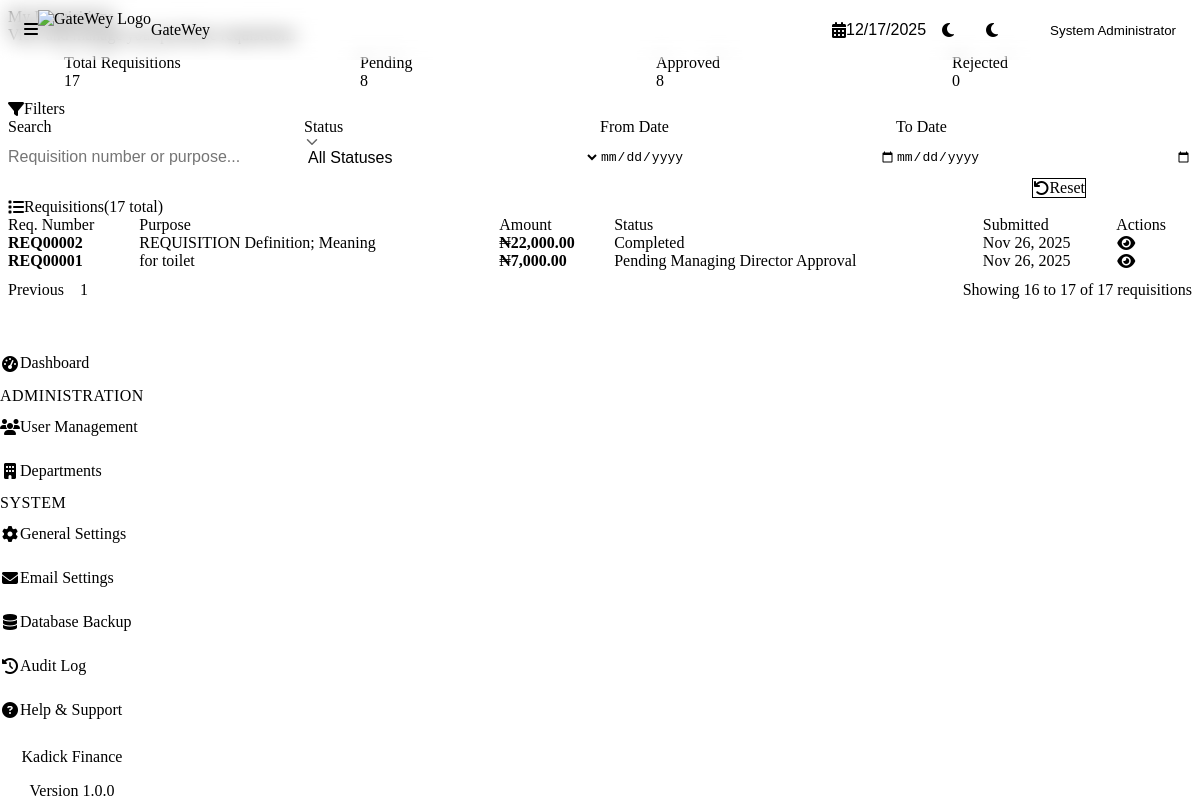
The app's page /requisitions/list.php?page=2 (signed in), older data.
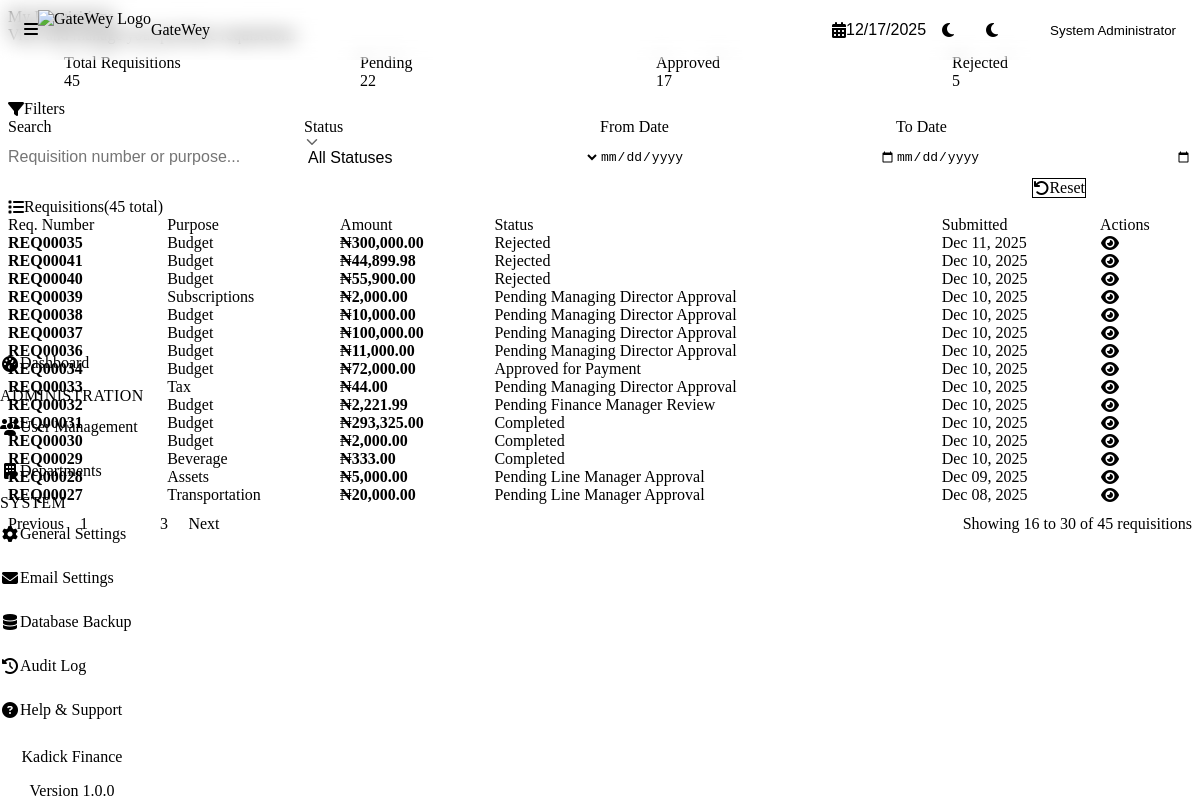
The same page, newer data.
### tables this page shows
CREATE TABLE `requisitions` (
  `id` int NOT NULL,
  `requisition_number` varchar(50) NOT NULL,
  `user_id` int NOT NULL,
  `department_id` int NOT NULL,
  `purpose` text NOT NULL,
  `description` text COMMENT 'Additional information or notes about the requisition',
  `total_amount` decimal(15,2) NOT NULL,
  `category_id` int DEFAULT NULL,
  `status` enum('draft','pending_line_manager','pending_md','pending_finance_manager','approved_for_payment','paid','completed','rejected','cancelled') NOT NULL DEFAULT 'draft',
  `current_approver_id` int DEFAULT NULL,
  `rejection_reason` text,
  `rejected_by_id` int DEFAULT NULL,
  `rejected_at` timestamp NULL DEFAULT NULL,
  `payment_date` timestamp NULL DEFAULT NULL,
  `payment_method` varchar(50) DEFAULT NULL,
  `payment_reference` varchar(100) DEFAULT NULL,
  `payment_notes` text,
  `receipt_uploaded` tinyint(1) DEFAULT '0',
  `receipt_uploaded_at` timestamp NULL DEFAULT NULL,
  `is_draft` tinyint(1) DEFAULT '0',
  `created_at` timestamp NOT NULL DEFAULT CURRENT_TIMESTAMP,
  `updated_at` timestamp NOT NULL DEFAULT CURRENT_TIMESTAMP ON UPDATE CURRENT_TIMESTAMP,
  `submitted_at` timestamp NULL DEFAULT NULL,
  `paid_by` int DEFAULT NULL,
  `receipt_file_path` varchar(500) DEFAULT NULL,
  `receipt_file_name` varchar(255) DEFAULT NULL,
  `receipt_notes` text
);

### requisitions/list.php (the view, shortened to what the changed rows need)
<?php
require_once __DIR__ . '/../config/config.php';
$requisition = new Requisition();
$filters = [
    'status' => $_GET['status'] ?? '',
    'date_from' => $_GET['date_from'] ?? '',
    'date_to' => $_GET['date_to'] ?? '',
    'search' => $_GET['search'] ?? ''
];
$page = isset($_GET['page']) && is_numeric($_GET['page']) ? (int)$_GET['page'] : 1;
$perPage = 15;
$result = $requisition->getForUser($filters, $page, $perPage);
$requisitions = $result['requisitions'] ?? [];
$pagination = $result['pagination'] ?? [];
$stats = $requisition->getStatistics();
?>
<?php include __DIR__ . '/../includes/header.php'; ?>
<div class="content-header">
    <div class="d-flex justify-content-between align-items-start">
        <div>
            <h1 class="content-title">My Requisitions</h1>
        </div>
    </div>
</div>
<div class="stats-grid">
    <div class="stat-card">
        <div class="stat-content">
            <p class="stat-label">Total Requisitions</p>
            <p class="stat-value"><?php echo number_format($stats['total'] ?? 0); ?></p>
        </div>
    </div>
    <div class="stat-card">
        <div class="stat-content">
            <p class="stat-label">Pending</p>
            <p class="stat-value"><?php echo number_format($stats['pending'] ?? 0); ?></p>
        </div>
    </div>
    <div class="stat-card">
        <div class="stat-content">
            <p class="stat-label">Approved</p>
            <p class="stat-value"><?php echo number_format($stats['approved'] ?? 0); ?></p>
        </div>
    </div>
    <div class="stat-card">
        <div class="stat-content">
            <p class="stat-label">Rejected</p>
            <p class="stat-value"><?php echo number_format($stats['rejected'] ?? 0); ?></p>
        </div>
    </div>
</div>
<div class="card">
    <div class="card-header">
        <h5 class="card-title">
            <i class="fas fa-list"></i>
            <span>Requisitions</span>
            <?php if (!empty($pagination['total_records'])): ?>
                <span style="color: var(--text-muted); font-weight: normal; font-size: var(--font-size-sm); margin-left: var(--spacing-2);">
                    (<?php echo number_format($pagination['total_records']); ?> total)
                </span>
            <?php endif; ?>
        </h5>
    </div>
    <div class="card-body">
        <?php if (empty($requisitions)): ?>
            <div class="empty-state">
                <div class="empty-state-icon">
                    <i class="fas fa-inbox"></i>
                </div>
                <p class="empty-state-text">No requisitions found</p>
                <?php if (can_user_raise_requisition()): ?>
                    <a href="create.php" class="btn btn-primary mt-3">
                        <i class="fas fa-plus"></i>
                        <span>Create Your First Requisition</span>
                    </a>
                <?php endif; ?>
            </div>
        <?php else: ?>
            <div class="table-responsive">
                <table class="table">
                    <thead>
                        <tr>
                            <th>Req. Number</th>
                            <th>Purpose</th>
                            <th>Amount</th>
                            <th>Status</th>
                            <th>Submitted</th>
                            <th>Actions</th>
                        </tr>
                    </thead>
                    <tbody>
                        <?php
                        usort($requisitions, function ($a, $b) {
                            $timeA = $a['submitted_at'] ? strtotime($a['submitted_at']) : ($a['created_at'] ? strtotime($a['created_at']) : 0);
                            $timeB = $b['submitted_at'] ? strtotime($b['submitted_at']) : ($b['created_at'] ? strtotime($b['created_at']) : 0);
                            return $timeB - $timeA;
                        });
                        ?>
                        <?php foreach ($requisitions as $req): ?>
                            <tr>
                                <td>
                                    <strong><?php echo htmlspecialchars($req['requisition_number']); ?></strong>
                                </td>
                                <td>
                                    <?php
                                    $purpose = htmlspecialchars($req['purpose']);
                                    echo strlen($purpose) > 50 ? substr($purpose, 0, 50) . '...' : $purpose;
                                    ?>
                                </td>
                                <td>
                                    <strong>₦<?php echo number_format((float)$req['total_amount'], 2); ?></strong>
                                </td>
                                <td>
                                    <?php echo get_status_badge($req['status']); ?>
                                </td>
                                <td>
                                    <?php
                                    if ($req['submitted_at']) {
                                        echo format_date($req['submitted_at'], 'M d, Y');
                                    } else {
                                        echo '<span class="text-muted">Not submitted</span>';
                                    }
                                    ?>
                                </td>
                                <td>
                                    <div class="btn-group">
                                        <a href="view.php?id=<?php echo $req['id']; ?>" class="btn btn-sm btn-ghost" title="View">
                                            <i class="fas fa-eye"></i>
                                        </a>
                                        <?php if ($req['is_draft'] || $req['status'] == STATUS_REJECTED): ?>
                                            <a href="edit.php?id=<?php echo $req['id']; ?>" class="btn btn-sm btn-primary" title="Edit">
                                                <i class="fas fa-edit"></i>
                                            </a>
                                        <?php endif; ?>
                                    </div>
                                </td>
                            </tr>
                        <?php endforeach; ?>
                    </tbody>
                </table>
            </div>
            <?php if ($pagination['total_pages'] > 1): ?>
                <div class="pagination-container">
                    <nav aria-label="Page navigation">
                        <ul class="pagination">
                            <?php if ($pagination['current_page'] > 1): ?>
                                <li class="page-item">
                                    <a class="page-link" href="?page=<?php echo $pagination['current_page'] - 1; ?><?php echo !empty($filters['status']) ? '&status=' . $filters['status'] : ''; ?><?php echo !empty($filters['search']) ? '&search=' . urlencode($filters['search']) : ''; ?><?php echo !empty($filters['date_from']) ? '&date_from=' . $filters['date_from'] : ''; ?><?php echo !empty($filters['date_to']) ? '&date_to=' . $filters['date_to'] : ''; ?>">
                                        Previous
                                    </a>
                                </li>
                            <?php endif; ?>
                            <?php
                            $startPage = max(1, $pagination['current_page'] - 2);
                            $endPage = min($pagination['total_pages'], $pagination['current_page'] + 2);
                            for ($i = $startPage; $i <= $endPage; $i++):
                            ?>
                                <li class="page-item <?php echo $i == $pagination['current_page'] ? 'active' : ''; ?>">
                                    <a class="page-link" href="?page=<?php echo $i; ?><?php echo !empty($filters['status']) ? '&status=' . $filters['status'] : ''; ?><?php echo !empty($filters['search']) ? '&search=' . urlencode($filters['search']) : ''; ?><?php echo !empty($filters['date_from']) ? '&date_from=' . $filters['date_from'] : ''; ?><?php echo !empty($filters['date_to']) ? '&date_to=' . $filters['date_to'] : ''; ?>">
                                        <?php echo $i; ?>
                                    </a>
                                </li>
                            <?php endfor; ?>
                            <?php if ($pagination['current_page'] < $pagination['total_pages']): ?>
                                <li class="page-item">
                                    <a class="page-link" href="?page=<?php echo $pagination['current_page'] + 1; ?><?php echo !empty($filters['status']) ? '&status=' . $filters['status'] : ''; ?><?php echo !empty($filters['search']) ? '&search=' . urlencode($filters['search']) : ''; ?><?php echo !empty($filters['date_from']) ? '&date_from=' . $filters['date_from'] : ''; ?><?php echo !empty($filters['date_to']) ? '&date_to=' . $filters['date_to'] : ''; ?>">
                                        Next
                                    </a>
                                </li>
                            <?php endif; ?>
                        </ul>
                    </nav>
                    <div class="pagination-info">
                        Showing <?php echo (($pagination['current_page'] - 1) * $pagination['per_page']) + 1; ?>
                        to <?php echo min($pagination['current_page'] * $pagination['per_page'], $pagination['total_records']); ?>
                        of <?php echo $pagination['total_records']; ?> requisitions
                    </div>
                </div>
            <?php endif; ?>
        <?php endif; ?>
    </div>
</div>
<?php include __DIR__ . '/../includes/footer.php'; ?>

### config/constants.php (shortened to what the changed rows need)
<?php
function get_status_name($status) {
    $statuses = STATUS_NAMES;
    return $statuses[$status] ?? ucfirst(str_replace('_', ' ', $status));
}
function get_status_color($status) {
    $colors = STATUS_COLORS;
    return $colors[$status] ?? 'secondary';
}
function format_date($date, $format = DISPLAY_DATE_FORMAT) {
    try {
        $dateTime = new DateTime($date);
        return $dateTime->format($format);
    } catch (Exception $e) {
        return 'Invalid Date';
    }
}
function get_status_badge($status) {
    $name = get_status_name($status);
    $color = get_status_color($status);
    return '<span class="badge badge-' . $color . '">' . htmlspecialchars($name) . '</span>';
}

Row changes from the older to the newer data that the page shows:
no longer on this page (row unchanged): requisitions: requisition_number "REQ00002", purpose "REQUISITION Definition; Meaning", total_amount "22,000.00", status "Completed", submitted_at "Nov 26, 2025"
no longer on this page (row unchanged): requisitions: requisition_number "REQ00001", purpose "for toilet", total_amount "7,000.00", status "Pending Managing Director Approval", submitted_at "Nov 26, 2025"
added requisitions: requisition_number "REQ00035", purpose "Budget", total_amount "300,000.00", status "Rejected", submitted_at "Dec 11, 2025"
added requisitions: requisition_number "REQ00041", purpose "Budget", total_amount "44,899.98", status "Rejected", submitted_at "Dec 10, 2025"
added requisitions: requisition_number "REQ00040", purpose "Budget", total_amount "55,900.00", status "Rejected", submitted_at "Dec 10, 2025"
added requisitions: requisition_number "REQ00039", purpose "Subscriptions", total_amount "2,000.00", status "Pending Managing Director Approval", submitted_at "Dec 10, 2025"
added requisitions: requisition_number "REQ00038", purpose "Budget", total_amount "10,000.00", status "Pending Managing Director Approval", submitted_at "Dec 10, 2025"
added requisitions: requisition_number "REQ00037", purpose "Budget", total_amount "100,000.00", status "Pending Managing Director Approval", submitted_at "Dec 10, 2025"
added requisitions: requisition_number "REQ00036", purpose "Budget", total_amount "11,000.00", status "Pending Managing Director Approval", submitted_at "Dec 10, 2025"
added requisitions: requisition_number "REQ00034", purpose "Budget", total_amount "72,000.00", status "Approved for Payment", submitted_at "Dec 10, 2025"
added requisitions: requisition_number "REQ00033", purpose "Tax", total_amount "44.00", status "Pending Managing Director Approval", submitted_at "Dec 10, 2025"
added requisitions: requisition_number "REQ00032", purpose "Budget", total_amount "2,221.99", status "Pending Finance Manager Review", submitted_at "Dec 10, 2025"
added requisitions: requisition_number "REQ00031", purpose "Budget", total_amount "293,325.00", status "Completed", submitted_at "Dec 10, 2025"
added requisitions: requisition_number "REQ00030", purpose "Budget", total_amount "2,000.00", status "Completed", submitted_at "Dec 10, 2025"
added requisitions: requisition_number "REQ00029", purpose "Beverage", total_amount "333.00", status "Completed", submitted_at "Dec 10, 2025"
now on this page (row unchanged): requisitions: requisition_number "REQ00028", purpose "Assets", total_amount "5,000.00", status "Pending Line Manager Approval", submitted_at "Dec 09, 2025"
now on this page (row unchanged): requisitions: requisition_number "REQ00027", purpose "Transportation", total_amount "20,000.00", status "Pending Line Manager Approval", submitted_at "Dec 08, 2025"
Text that changed along with them:
$stats['total']: "17" → "45"
$stats['pending']: "8" → "22"
$stats['approved']: "8" → "17"
$stats['rejected']: "0" → "5"
$pagination['total_records']: "17" → "45"
new list line: "2"
new list line: "3"
text no longer shown: "17"
text now shown: "Next 30"
